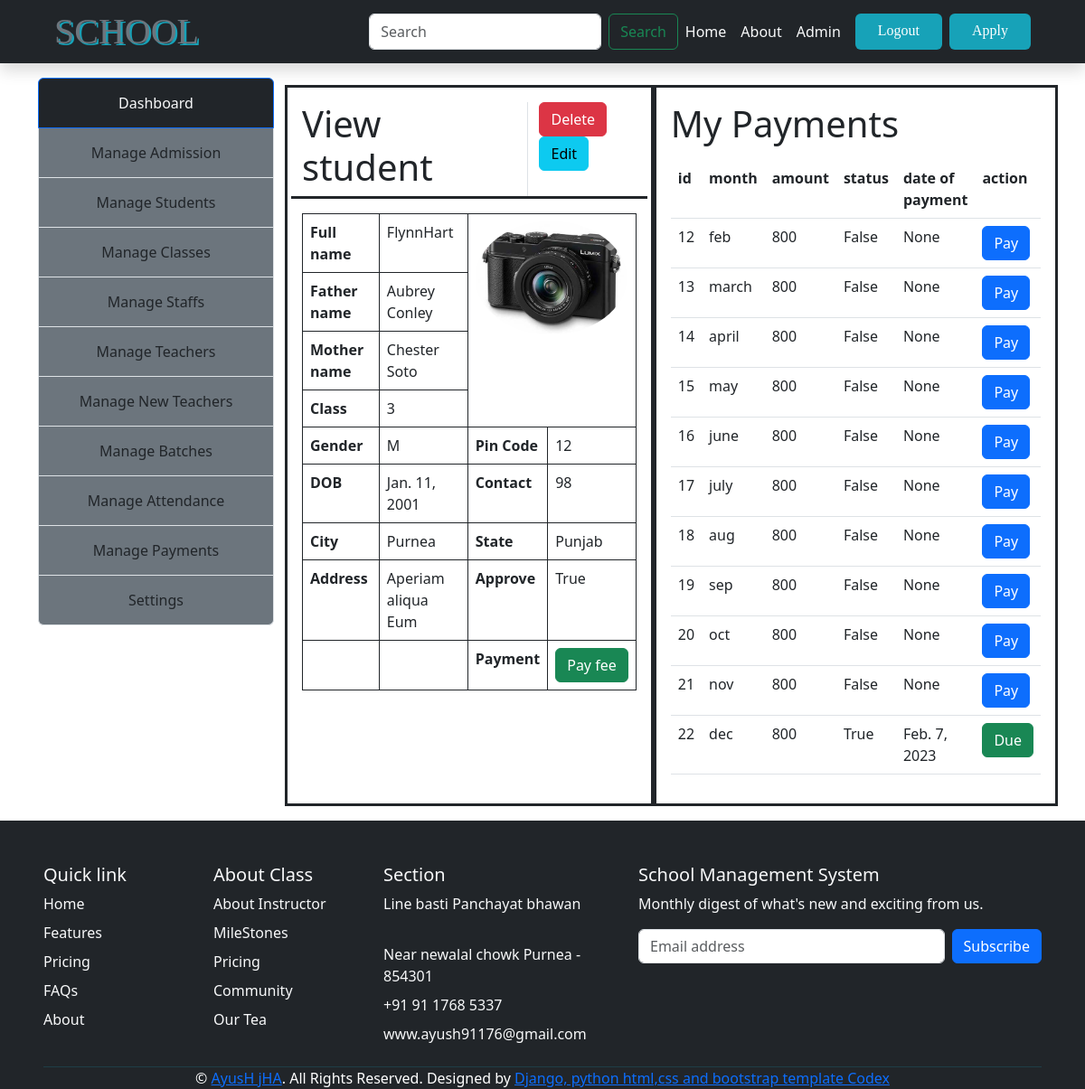
The page /single-student/8/ (signed in) on the database its author committed.
### school_management/models.py (models this page shows, shortened)
class Student(models.Model):
    first_name=models.CharField(max_length=150)
    last_name=models.CharField(max_length=150)
    mother_name=models.CharField(max_length=150)
    father_name=models.CharField(max_length=150)
    address=models.TextField()
    gender=models.CharField(max_length=10,choices=GENDER)
    nationality=models.CharField(max_length=150,choices=(("Indian","Indian"),("Other","Other")))
    city=models.CharField(max_length=150,choices=(("Purnea","Purnea"),("Pune","Pune")))
    state=models.CharField(max_length=150,choices=(("Bihar","Bihar"),("Punjab","Punjab")))
    pin_code=models.IntegerField()
    contact=models.IntegerField()
    image=models.ImageField(upload_to="photo/",null=True,blank=True)
    dob = models.DateField(help_text="use MM/DD/YYYY format")
    className=models.ForeignKey("Classes",on_delete=models.CASCADE)
    isApproved = models.BooleanField(default=False)
    rf_code= models.CharField(max_length=100,default=None,blank=True,null=True,unique=True)

class Classes(models.Model):
    class_name=models.CharField(max_length=100,choices=ClassList)
    def __str__(self):
        return self.class_name

class Payment(models.Model):
    student = models.ForeignKey(Student, on_delete=models.CASCADE)
    month = models.CharField(max_length=200, choices=MONTHS)
    date_of_payment = models.DateField(auto_now=False, null=True,blank=True)
    status = models.BooleanField(default=False)
    amount = models.IntegerField(default=1000)

### school_management/views.py (the view)
# urls.py: path("single-student/<int:id>/",viewSingle,name="viewSingle"),
@login_required
def viewSingle(req,id):
    std = Student.objects.get(pk=id)
    payments = Payment.objects.filter(student=std)
    return render(req,"admin/SingleView.html",{"stu":std,"payments":payments})

### template/admin/SingleView.html (shortened to what this page needs)
{% extends 'admin/adminBase.html'%}
{% block 'admin-content' %}
    <div class="contaner">
        <div class="row">
            <div class="col border mt-2 border-3 p-3 border-dark mx-auto">
                <div class="row border-bottom border-3 border-dark ">
                    <div class="col-8 border-end "><h1 class="fs-1">View student</h1></div>
                    <div class="col-4">
                        <a href="{%url 'deleteStudent' stu.id%}" class="btn btn-danger">Delete</a>
                        <a href="{%url 'editStudent' stu.id%}" class="btn btn-info">Edit</a>
                    </div>
                </div>
                <table class="table mt-3">
                    <tr class="border border-dark">
                        <th>Full name</th>
                        <td class="border border-dark">{{stu.first_name}}{{stu.last_name}}</td>
                        <td colspan="2" class="border border-dark" rowspan="4"><img src="{{stu.image.url}}" height="125px"  class="rounded-circle" alt=""></td>
                    </tr>
                    <tr class="border border-dark">
                        <th>Father name</th>
                        <td class="border border-dark">{{stu.father_name}}</td>
                    </tr>
                    <tr class="border border-dark">
                        <th>Mother name</th>
                        <td class="border border-dark">{{stu.mother_name}}</td>
                    </tr>
                    <tr class="border border-dark">
                        <th>Class</th>
                        <td class="border border-dark">{{stu.className}}</td>
                    </tr>
                    <tr class="border border-dark">
                        <th>Gender</th>
                        <td class="border border-dark">{{stu.gender}}</td>
                        <th>Pin Code</th>
                        <td class="border border-dark">{{stu.pin_code}}</td>
                    </tr>
                    <tr class="border border-dark">
                        <th>DOB</th>
                        <td class="border border-dark">{{stu.dob}}</td>
                        <th>Contact</th>
                        <td class="border border-dark">{{stu.contact}}</td>
                    </tr>
                    <tr class="border border-dark">
                        <th>City</th>
                        <td class="border border-dark">{{stu.city}}</td>
                        <th>State</th>
                        <td class="border border-dark">{{stu.state}}</td>
                    </tr>
                    <tr class="border border-dark">
                        <th>Address</th>
                        <td class="border border-dark">{{stu.address}}</td>
                        <th>Approve</th>
                        <td class="border border-dark">{{stu.isApproved}}</td>
                    </tr>
                    <tr class="border border-dark">
                        <th></th>
                        <td class="border border-dark"></td>
                        <th>Payment</th>
                        <td class="border border-dark"><input type="submit" id="pay_btn" value="Pay fee" class="btn btn-success"></td>
                    </tr>
                </table>
            </div>
            <div class="col border mt-2 border-3 p-3 border-dark mx-auto">
                <h1>My Payments </h1>
                <table class="table mt-3">
                    <tr>
                        <th>id</th>
                        <th>month</th>
                        <th>amount</th>
                        <th>status</th>
                        <th>date of payment</th>
                        <th>action</th>
                    </tr>
                   {%for payment in payments %}
                   <tr>
                            <td class="p-2">{{ payment.id }}</td>
                            <td class="p-2">{{ payment.month }}</td>
                            <td class="p-2">{{ payment.amount }}</td>
                            <td class="p-2">{{ payment.status }}</td>
                            <td class="p-2">{{ payment.date_of_payment }}</td>
                            <td class="p-2">
                                {%if payment.date_of_payment == None%}
                                <a href="" class="btn btn-primary">Pay</a>
                                {%else%}
                                <a href="" class="btn btn-success">Due</a>
                                {%endif%}
                            </td>
                   </tr>
                   {% endfor %}
                </table>
            </div>
        </div>
    </div>
{% endblock 'admin-content' %}

### rows shown on the page
Student: first_name "Flynn", last_name "Hart", image (picture), father_name "Aubrey Conley", mother_name "Chester Soto", className "3", gender "M", pin_code "12", dob "Jan. 11, 2001", contact "98", city "Purnea", state "Punjab", address "Aperiam aliqua Eum", isApproved "True"
Payment: id "12", month "feb", amount "800", status "False", date_of_payment "None", shows "Pay"
Payment: id "13", month "march", amount "800", status "False", date_of_payment "None", shows "Pay"
Payment: id "14", month "april", amount "800", status "False", date_of_payment "None", shows "Pay"
Payment: id "15", month "may", amount "800", status "False", date_of_payment "None", shows "Pay"
Payment: id "16", month "june", amount "800", status "False", date_of_payment "None", shows "Pay"
Payment: id "17", month "july", amount "800", status "False", date_of_payment "None", shows "Pay"
Payment: id "18", month "aug", amount "800", status "False", date_of_payment "None", shows "Pay"
Payment: id "19", month "sep", amount "800", status "False", date_of_payment "None", shows "Pay"
Payment: id "20", month "oct", amount "800", status "False", date_of_payment "None", shows "Pay"
Payment: id "21", month "nov", amount "800", status "False", date_of_payment "None", shows "Pay"
Payment: id "22", month "dec", amount "800", status "True", date_of_payment "Feb. 7, 2023", shows "Due"
